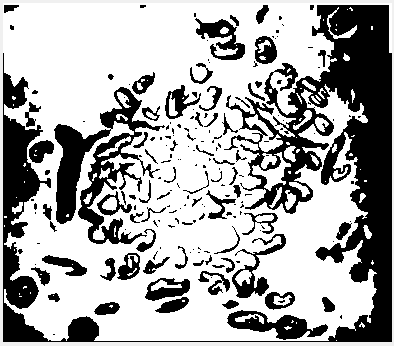
%> input picture threshold.PNG, 394 x 346 px
$ octave demo.m   (GNU Octave 9; MATLAB toolbox functions it lacks are replaced by stand-ins)
%> lines starting %> are read from the running program, lines starting %| are printed output that depends on the picture; in (x1, y1, x2, y2) boxes, pixels count from 0 and x2, y2 are one past the last pixel; in counts of white or black regions, pixels touching at a corner belong together; the program's own positions count from 1
RGB = imread('threshold.png');
%> RGB is the input picture: size 346x394x3 uint8; min 0, max 255, mean 169.7
imshow(RGB);
I = rgb2gray(RGB);
threshold = .70;
bw = im2bw(I,threshold);
%> bw: size 346x394 logical; 66.7% white; 185 black regions (113 under 20 px), largest, box (x1, y1, x2, y2) and area: (3, 5, 392, 342) 27499, (54, 87, 165, 244) 5717, (227, 310, 328, 340) 1374
imshow(bw);
bw = imcomplement(bw);
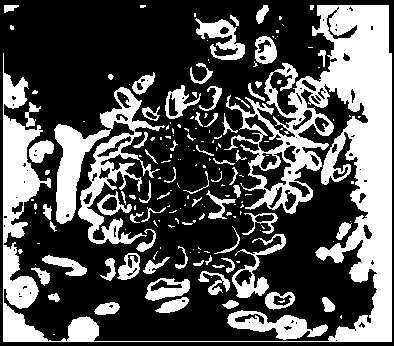
%> bw: size 346x394 logical; 33.3% white; 185 white regions (113 under 20 px), largest, box (x1, y1, x2, y2) and area: (3, 5, 392, 342) 27499, (54, 87, 165, 244) 5717, (227, 310, 328, 340) 1374
bw = bwareaopen(bw,30);
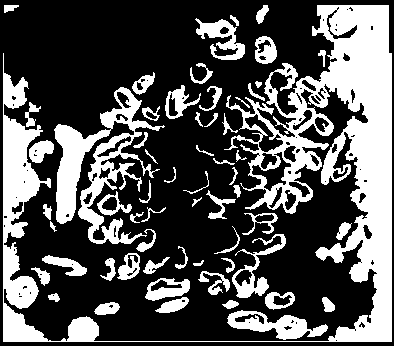
%> bw: size 346x394 logical; 32.6% white; 60 white regions, largest, box (x1, y1, x2, y2) and area: (3, 5, 392, 342) 27499, (54, 87, 165, 244) 5717, (227, 310, 328, 340) 1374
bw = imfill(bw,'holes');
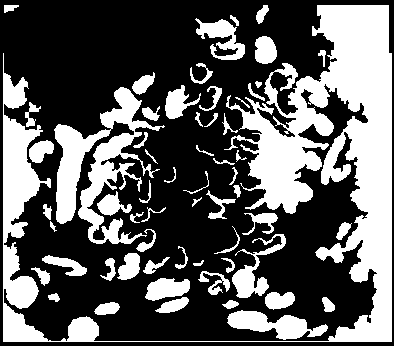
%> bw: size 346x394 logical; 36% white; 60 white regions, largest, box (x1, y1, x2, y2) and area: (3, 5, 392, 342) 30299, (54, 87, 165, 244) 6190, (227, 310, 328, 340) 1525
[B,L] = bwboundaries(bw,8);
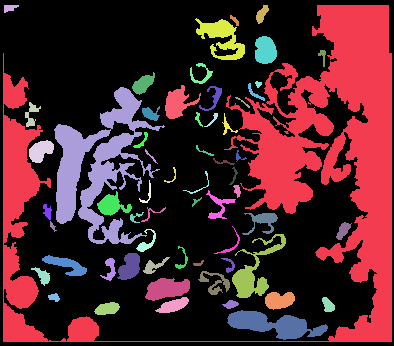
%> L: size 346x394 double; 61 distinct labels, from 0 to 60; one colour per label, 0 black
%> B = 60 boundaries; largest, box (x1, y1, x2, y2) and points: (3, 5, 392, 342) 4240, (54, 87, 165, 244) 1258, (232, 234, 286, 298) 341, (195, 18, 245, 60) 273, (227, 310, 328, 340) 241
imshow(label2rgb(L, @jet, [.5 .5 .5]))
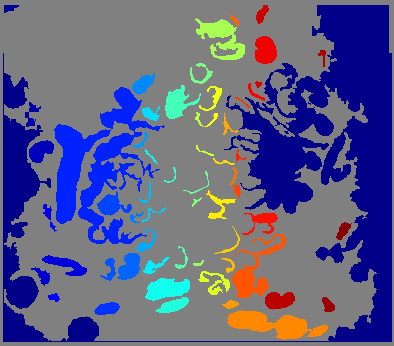
%> displayed picture: size 346x394x3, on the screen's scale of 0 to 255; mean R, G, B 94.2, 95.6, 133.9
hold on
for k = 1:length(B)
  boundary = B{k};
  plot(boundary(:,2), boundary(:,1), 'w', 'LineWidth', 2)
end
%> this loop made 60 passes

stats = regionprops(L,'Area','Centroid');
%> stats = 60 regions; largest, Area and Centroid: 30299 [267.9 168.2], 6190 [98.3 167.1], 1525 [274.4 325.4], 1068 [255 272.6], 953 [222.5 38.7]

threshold = 0.94;

% loop over the boundaries
for k = 1:length(B)

  % obtain (X,Y) boundary coordinates corresponding to label 'k'
  boundary = B{k};

  % compute a simple estimate of the object's perimeter
  delta_sq = diff(boundary).^2;
  perimeter = sum(sqrt(sum(delta_sq,2)));

  % obtain the area calculation corresponding to label 'k'
  area = stats(k).Area;

  % compute the roundness metric
  metric = 4*pi*area/perimeter^2;

  % display the results
  metric_string = sprintf('%2.2f',metric);

  % mark objects above the threshold with a black circle
  if metric > threshold
    centroid = stats(k).Centroid;
    plot(centroid(1),centroid(2),'ko');
  end

  text(boundary(1,2)-35,boundary(1,1)+13,metric_string,'Color','y',...
       'FontSize',14,'FontWeight','bold');

end
%> this loop made 60 passes
%> (perimeter, area, metric, metric_string, centroid) on pass 55: (19.9, 32, 1.02, '1.02', [259 84.69])
%> (perimeter, area, metric, metric_string) on passes 1 to 6: (4723.2, 30299, 0.0171, '0.02'), (39.66, 79, 0.631, '0.63'), (94.28, 161, 0.228, '0.23'), (79.36, 384, 0.766, '0.77'), (65.11, 157, 0.465, '0.47'), (126.1, 420, 0.332, '0.33')

title(['Metrics closer to 1 indicate that ',...
       'the object is approximately round']);
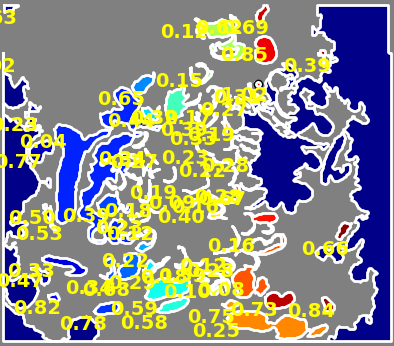
%> figure redrawn from the program's plot data; its title reads 'Metrics closer to 1 indicate that the object is approximately round'
